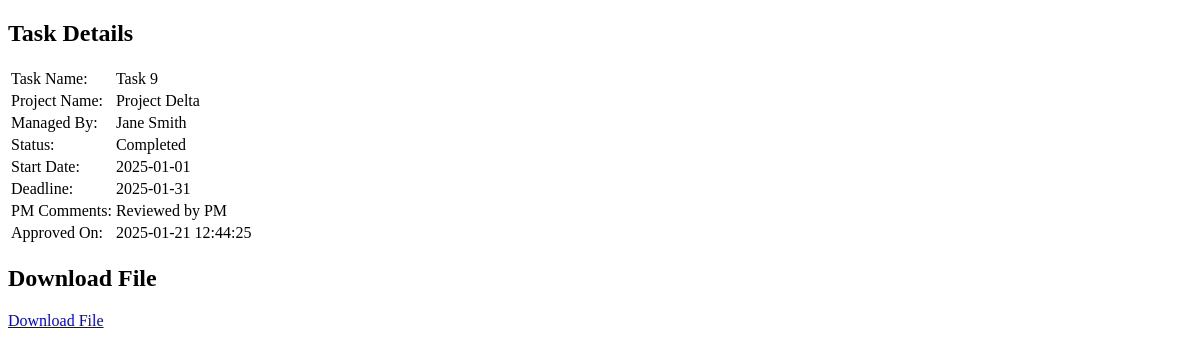
Page /controller/dev-task-controller.php?action=view_completed&task_id=9 (signed in) on the earlier database version.
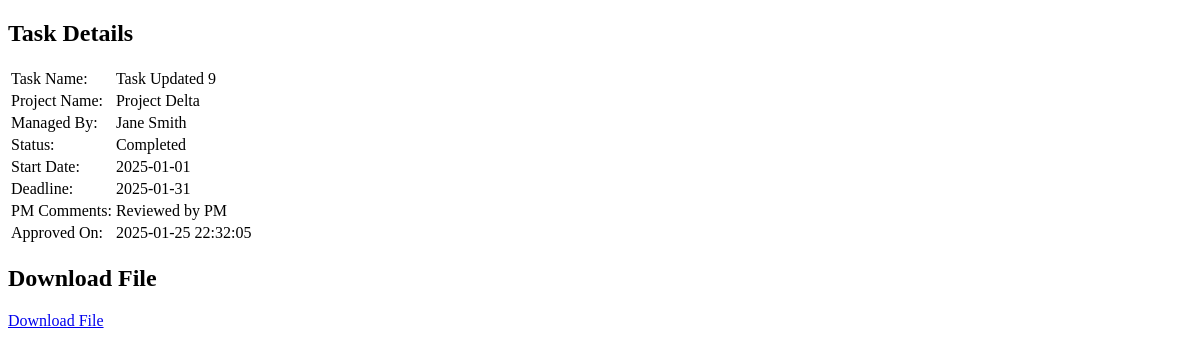
Same page on the later database version.
### tables this page shows
CREATE TABLE `tasks` (
  `task_id` int(11) NOT NULL,
  `project_id` int(11) NOT NULL,
  `developer_id` int(11) DEFAULT NULL,
  `name` varchar(100) NOT NULL,
  `description` text NOT NULL,
  `start_date` date NOT NULL,
  `deadline` date NOT NULL,
  `status` varchar(50) NOT NULL DEFAULT 'Not Started',
  `pm_comment` text DEFAULT NULL,
  `timestamp` timestamp NOT NULL DEFAULT current_timestamp() ON UPDATE current_timestamp(),
  `file_data` longblob DEFAULT NULL,
  `file_name` varchar(255) DEFAULT NULL,
  `file_type` varchar(255) DEFAULT NULL
);

CREATE TABLE `projects` (
  `project_id` int(11) NOT NULL,
  `client_id` int(11) NOT NULL,
  `pm_id` int(11) DEFAULT NULL,
  `name` varchar(100) NOT NULL,
  `description` text NOT NULL,
  `start_date` date DEFAULT NULL,
  `deadline` date NOT NULL,
  `status` varchar(50) NOT NULL DEFAULT 'Pending Approval',
  `type` varchar(50) NOT NULL DEFAULT 'Proposal',
  `comment` text DEFAULT NULL,
  `client_feedback` text DEFAULT NULL,
  `progress` decimal(5,2) DEFAULT 0.00
);

### model/task-model.php (called while the page is built, shortened)
<?php
function getTaskDetails($taskId) {
    $conn = getDbConnection();
    $sql = "SELECT t.*, p.name AS project_name, u.firstname AS pm_name, u.lastname AS pm_lastname
            FROM tasks t
            JOIN projects p ON t.project_id = p.project_id
            JOIN usr u ON p.pm_id = u.userid
            WHERE t.task_id = ?";
    $stmt = $conn->prepare($sql);
    $stmt->bind_param("i", $taskId);
    $stmt->execute();
    $result = $stmt->get_result();
    $task = $result->fetch_assoc();
    $task['pm_name'] = $task['pm_name'] . ' ' . $task['pm_lastname'];
    return $task;
}
?>

### view/dev-task-completed.php (the view, shortened to what this page needs)
<!DOCTYPE html>
<html lang="en">
<head>
    <link rel="stylesheet" href="../css/styles.css">
</head>
<body>
<h2>Task Details</h2>
<table>
    <tr>
        <td>Task Name:</td>
        <td><?php echo $task['name']; ?></td>
    </tr>
    <tr>
        <td>Project Name:</td>
        <td><?php echo $task['project_name']; ?></td>
    </tr>
    <tr>
        <td>Managed By:</td>
        <td><?php echo $task['pm_name']; ?></td>
    </tr>
    <tr>
        <td>Status:</td>
        <td><?php echo $task['status']; ?></td>
    </tr>
    <tr>
        <td>Start Date:</td>
        <td><?php echo $task['start_date']; ?></td>
    </tr>
    <tr>
        <td>Deadline:</td>
        <td><?php echo $task['deadline']; ?></td>
    </tr>
    <tr>
        <td>PM Comments:</td>
        <td><?php echo $task['pm_comment']; ?></td>
    </tr>
    <tr>
        <td>Approved On:</td>
        <td><?php echo $task['timestamp']; ?></td>
    </tr>
</table>
<h2>Download File</h2>
<a href="dev-task-controller.php?action=download_file&task_id=<?php echo $task['task_id']; ?>">Download File</a>
</body>
</html>

Differences in the rows shown:
changed tasks "Completed": name "Task 9" → "Task Updated 9"; timestamp "2025-01-21 12:44:25" → "2025-01-25 22:32:05"
